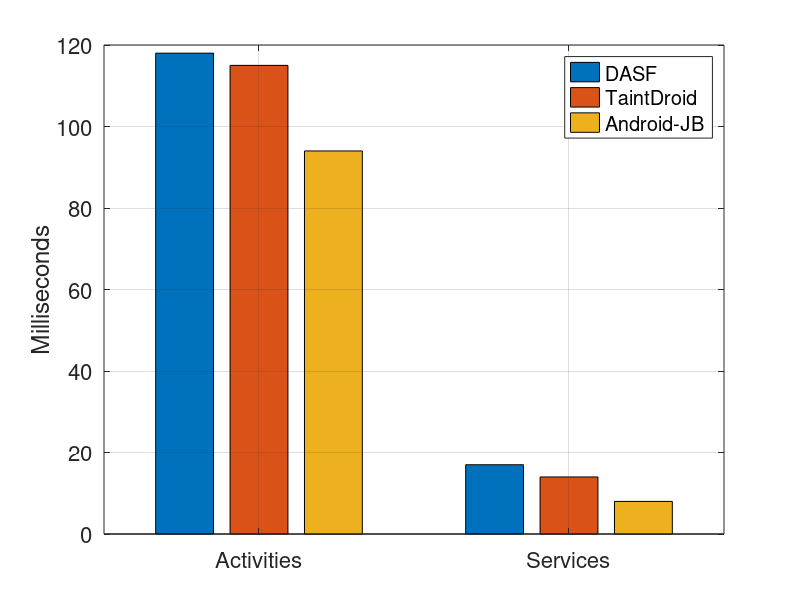

This figure's MATLAB source:
function plotoverhead()
x1=[118 115 94];
x2=[17 14 8]; 
colormap summer
bar([x1;x2])
legend('DASF','TaintDroid','Android-JB')
%xlabel('The number of endorsing sensors')
ylabel('Milliseconds')
%axis([0,0,0,120])
grid
set(gca, 'XTickLabel', {'Activities'; 'Services'})
h = get(gca, 'xlabel');
set(h, 'FontSize', [16])
h = get(gca, 'ylabel');
set(h, 'FontSize', [16])
h = get(gca, 'title')
set(h, 'FontSize', [16])
set(gca, 'FontSize', [16])

